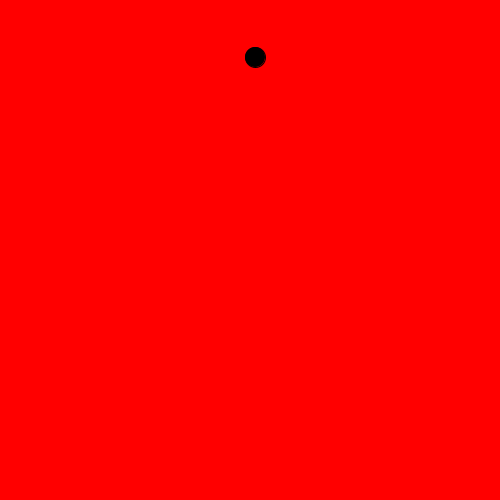
Frame 1 (no input)
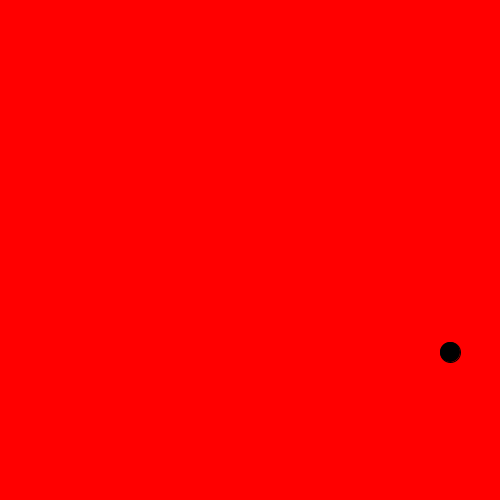
Frame 60 (the mouse pressed at the canvas centre just before this capture)
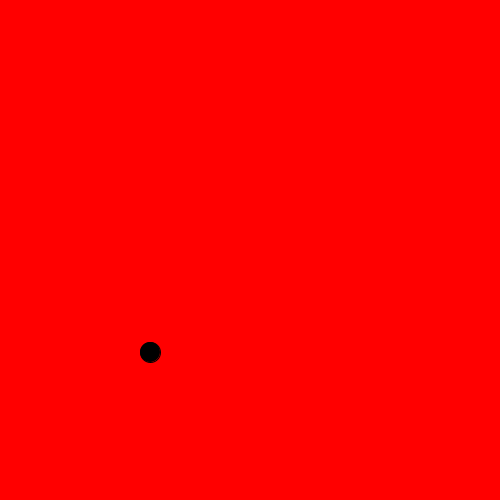
Frame 120 (the mouse held since frame 60 and released just before this capture)

The Processing sketch that drew these frames (run headless with seeded random() and noise(); from frame 60 on, the mouse is pressed at the canvas centre):

// Processing sketch: pong
// ── pong.pde
int x=250;
int y=52;
int xspeed=5;
int yspeed=5;
void setup(){
size(500, 500);
background(255,0,0);

}

void draw(){
 background(255,0,0);
  x+=xspeed;
  y+=yspeed;
  fill(0, 0, 0);
stroke(0, 0, 0);
ellipse(x, y, 20, 20);
if(x>=500||x<=0){
xspeed=-xspeed;

}
if(y>=500||y<=0){
yspeed=-yspeed;

}
}
